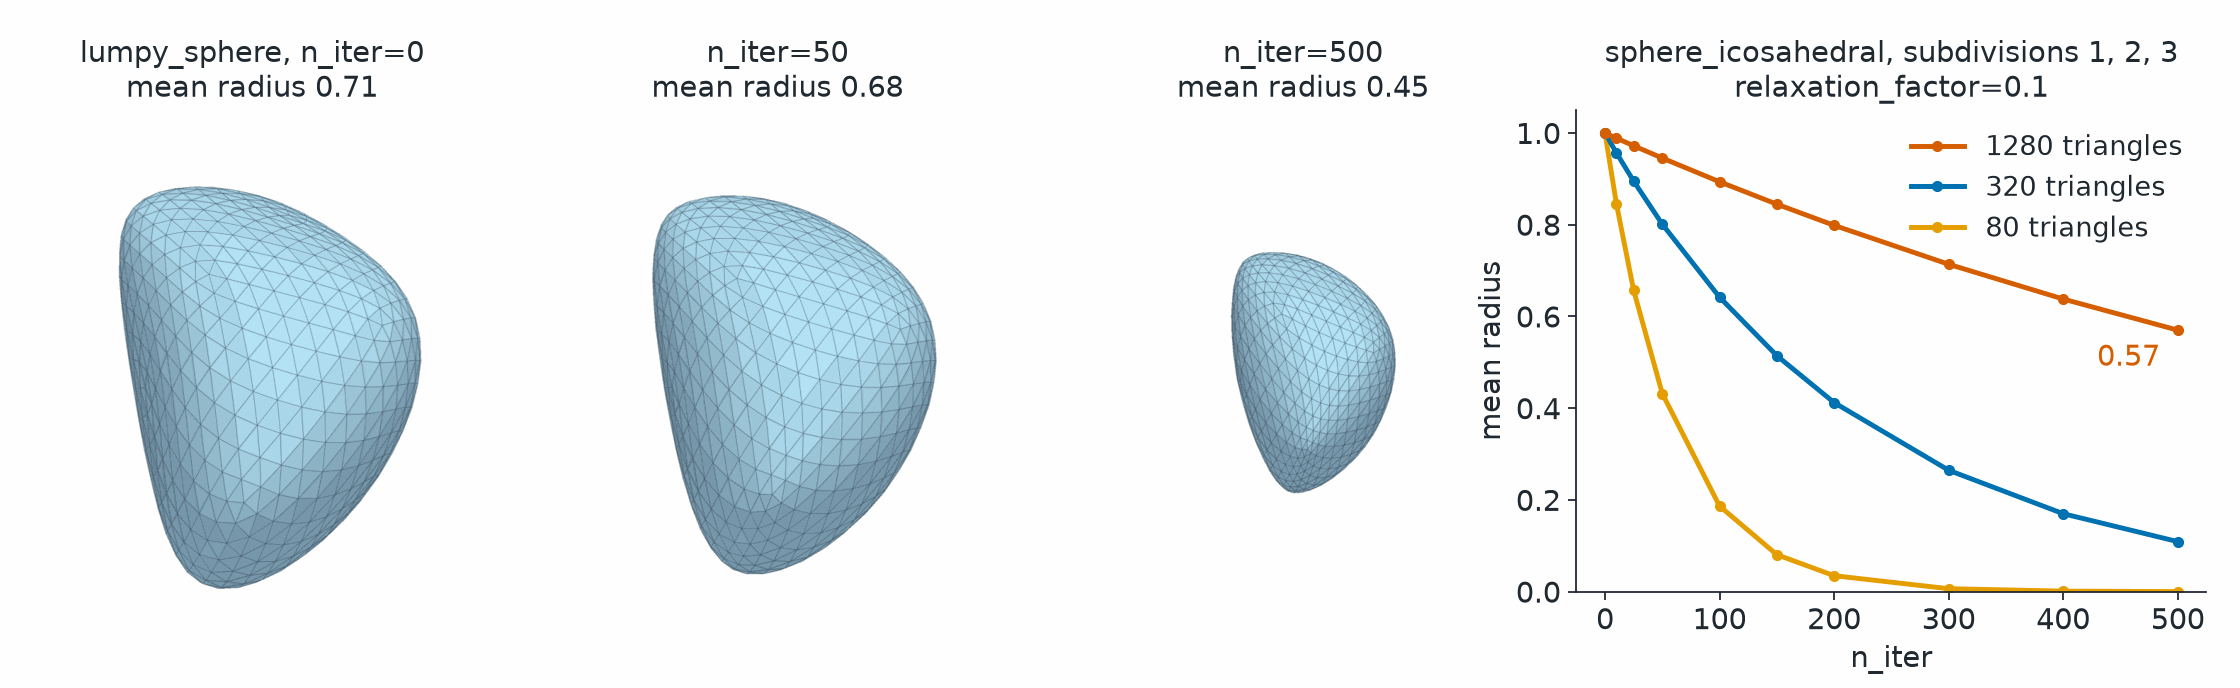

Generate this figure with Python:
# SPDX-FileCopyrightText: Copyright (c) 2023 - 2026 NVIDIA CORPORATION & AFFILIATES.
# SPDX-FileCopyrightText: All rights reserved.
# SPDX-License-Identifier: Apache-2.0
#
# Licensed under the Apache License, Version 2.0 (the "License");
# you may not use this file except in compliance with the License.
# You may obtain a copy of the License at
#
# http://www.apache.org/licenses/LICENSE-2.0
#
# Unless required by applicable law or agreed to in writing, software
# distributed under the License is distributed on an "AS IS" BASIS,
# WITHOUT WARRANTIES OR CONDITIONS OF ANY KIND, either express or implied.
# See the License for the specific language governing permissions and
# limitations under the License.

"""Show how Laplacian smoothing shrinks a closed surface, and faster on coarse meshes."""

from pathlib import Path

import matplotlib.pyplot as plt
from _style import (
    FOURTH,
    RESULT,
    SECOND,
    SURFACE,
    SURFACE_EDGE,
    TEXT,
    VIEW_UP,
    VIEW_VECTOR,
    save,
)

from physicsnemo.mesh.io import to_pyvista
from physicsnemo.mesh.primitives.procedural import lumpy_sphere
from physicsnemo.mesh.primitives.surfaces import sphere_icosahedral
from physicsnemo.mesh.smoothing import smooth_laplacian

OUTPUT = Path(__file__).parent / "smoothing_shrinkage.png"

RELAXATION = 0.1
SNAPSHOTS = (0, 50, 500)
CURVE_ITERS = (0, 10, 25, 50, 100, 150, 200, 300, 400, 500)
LEVELS = {1: FOURTH, 2: SECOND, 3: RESULT}

# One fixed camera for every snapshot, so that the shrinkage shows.
CAMERA_DISTANCE = 3.6


def _render(mesh):
    """Render a surface off-screen from the shared fixed camera."""

    import pyvista as pv

    pv.OFF_SCREEN = True
    plotter = pv.Plotter(off_screen=True, window_size=(800, 800))
    plotter.enable_anti_aliasing("ssaa")
    plotter.set_background("white")
    # Outward normals light the outside of the closed surface.
    plotter.add_mesh(
        to_pyvista(mesh).compute_normals(auto_orient_normals=True),
        color=SURFACE,
        show_edges=True,
        edge_color=SURFACE_EDGE,
        line_width=0.6,
        ambient=0.5,
        diffuse=0.7,
    )
    norm = sum(v * v for v in VIEW_VECTOR) ** 0.5
    eye = tuple(CAMERA_DISTANCE * v / norm for v in VIEW_VECTOR)
    plotter.camera_position = [eye, (0.0, 0.0, 0.0), VIEW_UP]
    image = plotter.screenshot(return_img=True)
    plotter.close()
    return image


def _mean_radius(mesh):
    """Mean distance of the points from the origin."""

    return float(mesh.points.norm(dim=-1).mean())


def main():
    """Generate the documentation image."""

    lumpy = lumpy_sphere.load(subdivisions=3, seed=0)
    snapshots = [
        lumpy
        if n_iter == 0
        else smooth_laplacian(lumpy, n_iter=n_iter, relaxation_factor=RELAXATION)
        for n_iter in SNAPSHOTS
    ]

    curves = {}
    for level in LEVELS:
        sphere = sphere_icosahedral.load(subdivisions=level)
        curves[level] = (
            sphere,
            [
                _mean_radius(
                    sphere
                    if n_iter == 0
                    else smooth_laplacian(
                        sphere, n_iter=n_iter, relaxation_factor=RELAXATION
                    )
                )
                for n_iter in CURVE_ITERS
            ],
        )

    figure = plt.figure(figsize=(14.0, 4.3))
    grid = figure.add_gridspec(
        1, 4, width_ratios=[1.0, 1.0, 1.0, 1.25], wspace=0.04, left=0.0, right=0.985
    )
    for column, (n_iter, mesh) in enumerate(zip(SNAPSHOTS, snapshots, strict=True)):
        axis = figure.add_subplot(grid[0, column])
        axis.imshow(_render(mesh)[60:-60, 60:-60])
        first = "lumpy_sphere, " if n_iter == 0 else ""
        axis.set_title(f"{first}n_iter={n_iter}\nmean radius {_mean_radius(mesh):.2f}")
        axis.set_axis_off()

    axis = figure.add_subplot(grid[0, 3])
    for level, color in LEVELS.items():
        sphere, radii = curves[level]
        axis.plot(
            CURVE_ITERS,
            radii,
            color=color,
            linewidth=2.2,
            marker="o",
            markersize=4,
            label=f"{sphere.n_cells} triangles",
        )
    final = curves[3][1][-1]
    axis.annotate(
        f"{final:.2f}",
        (CURVE_ITERS[-1], final),
        xytext=(-8, -16),
        textcoords="offset points",
        ha="right",
        color=RESULT,
    )
    axis.set_xlabel("n_iter")
    axis.set_ylabel("mean radius")
    axis.set_ylim(0.0, 1.05)
    axis.set_title(
        f"sphere_icosahedral, subdivisions 1, 2, 3\nrelaxation_factor={RELAXATION}"
    )
    handles, labels = axis.get_legend_handles_labels()
    axis.legend(
        handles[::-1], labels[::-1], loc="upper right", frameon=False, fontsize=12
    )
    axis.spines[["top", "right"]].set_visible(False)
    axis.tick_params(colors=TEXT)

    figure.subplots_adjust(top=0.84, bottom=0.14)
    save(figure, OUTPUT)


if __name__ == "__main__":
    main()
